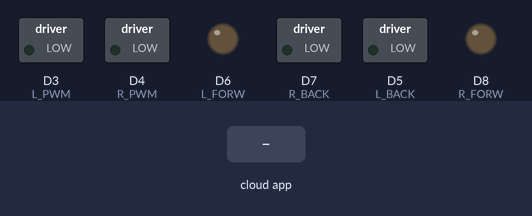
A sketch run on a simulated ESP8266 (NodeMCU). On the bench: switched loads named in the sketch (green lamp = pin HIGH), output pins drawn as LEDs (lit = HIGH). The inputs (shaded band) are chosen by the test bench. WiFi joins after 1.5 s; servers stay silent unless stated; the ROS host is connected and sends only what is stated; what the sketch prints to the serial monitor is not drawn.

Above: at 1.2 s.
1.3 s: the phone or cloud app sets linear.x to -100
At 1.8 s:
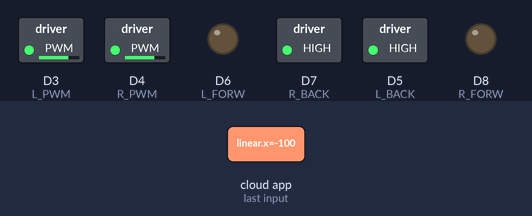
2.8 s: the phone or cloud app sets angular.z to -100
At 4.0 s:
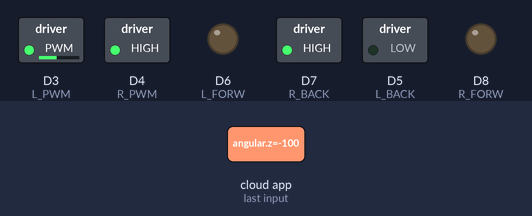
4.3 s: the phone or cloud app sets linear.x to 0
At 5.3 s:
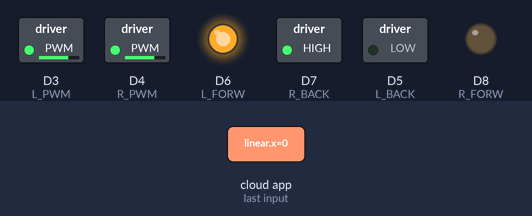
5.8 s: the phone or cloud app sets angular.z to 0
At 6.4 s:
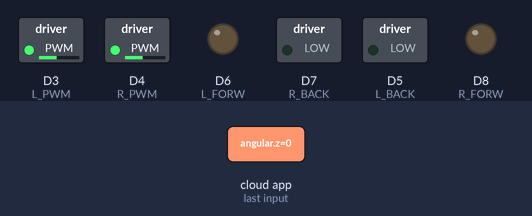
7.3 s: the phone or cloud app sets linear.x to 100
At 7.6 s:
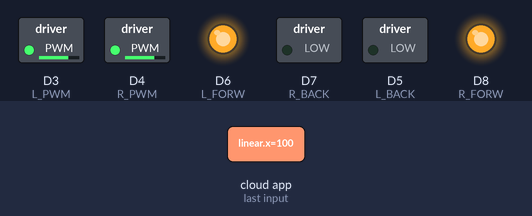
8.8 s: the phone or cloud app sets angular.z to 100
At 10.0 s:
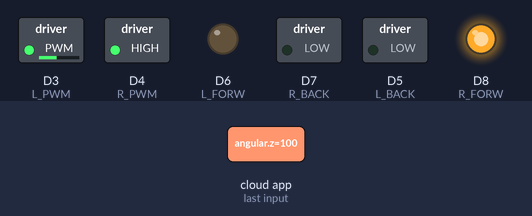
Timing chart, 0 to 11.3 s (numbered marks = the images above; inputs shaded):
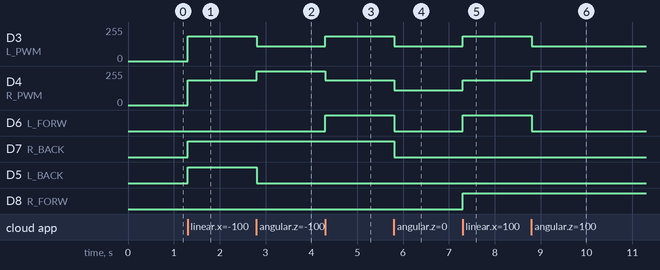

Measured:
- after the input at 1.3 s, D3 (L_PWM), D4 (R_PWM): 0/255 → 186/255 at once; D7 (R_BACK), D5 (L_BACK): LOW → HIGH at once
- after the input at 2.8 s, D3 (L_PWM): 186/255 → 112/255 at once; D4 (R_PWM): 186/255 → 255/255 at once; D5 (L_BACK): HIGH → LOW at once
- after the input at 4.3 s, D3 (L_PWM): 112/255 → 186/255 at once; D4 (R_PWM): 255/255 → 186/255 at once; D6 (L_FORW): LOW → HIGH at once
- after the input at 5.8 s, D3 (L_PWM), D4 (R_PWM): 186/255 → 112/255 at once; D6 (L_FORW), D7 (R_BACK): HIGH → LOW at once
- after the input at 7.3 s, D3 (L_PWM), D4 (R_PWM): 112/255 → 186/255 at once; D6 (L_FORW), D8 (R_FORW): LOW → HIGH at once
- after the input at 8.8 s, D3 (L_PWM): 186/255 → 112/255 at once; D4 (R_PWM): 186/255 → 255/255 at once; D6 (L_FORW): HIGH → LOW at once

The sketch:

cmd_vel_to_pwm.ino
```cpp
                                          ///// Setting up all the libraries

#include <math.h>
#include <ESP8266WiFi.h>
#include <ros.h>
#include <geometry_msgs/Twist.h>

                                          ///// Defining the PWM maximum and minimum range
#define PWMRANGEs 1020 // if you type not "s" it will pick basic pwm range for me it took 255 for the arduino causing problems
#define PWM_MIN 300

                                          ///// Initializing the functions that we will be using through the code
void setupPins();
void setupSerial();
void setupWiFi();
bool rosConnected();
void onTwist(const geometry_msgs::Twist &msg);
float mapPwm(float x, float out_min, float out_max);

                                          ///// All pins defining
const uint8_t R_PWM =  D4;
const uint8_t R_BACK = D7;
const uint8_t R_FORW = D8;

const uint8_t L_PWM =  D3;
const uint8_t L_BACK = D5;
const uint8_t L_FORW = D6;

                                           ///// WIFI setup
const char* ssid     = "LuqmanA_D";
const char* password = "qwertyuiop";
bool _connected = false;


IPAddress server(192,168,43,225); // this is the ip of computer on which ROSCORE is running
const uint16_t serverPort = 11411; // ip supplied with port for communication

                                           //// Setting up arduino ROS communication handle
ros::NodeHandle node;
ros::Subscriber<geometry_msgs::Twist> sub("/cmd_vel", &onTwist); // keyboard input subscriber


                                           //// Generic structure of arduino IDE programming

void setup()
{ Serial.begin(115200);
  setupPins();
  setupWiFi();
  node.getHardware()->setConnection(server); // connecting esp8266 module to ROSCORE
  node.initNode();
  node.subscribe(sub);// starting to subscribe the desired topic
}

                                           //// Difining Functionality of all pins

void setupPins()
{ /// calling this function from setup();
  pinMode(L_PWM,  OUTPUT);
  pinMode(L_FORW, OUTPUT);
  pinMode(L_BACK, OUTPUT);
  pinMode(R_PWM,  OUTPUT);
  pinMode(R_FORW, OUTPUT);
  pinMode(R_BACK, OUTPUT);
  stop(); // making robot to not move
}

                                            //// Connecting esp to common ROSCORE wifi
void setupWiFi()
{  /// calling this function from setup();
   WiFi.begin(ssid, password);
   Serial.print("SSID: ");
   Serial.println(WiFi.SSID());
   Serial.print("IP:   ");
   Serial.println(WiFi.localIP());

}
                                           //// Stop function to stop the robot movement
void stop()
{
  digitalWrite(L_FORW, 0);
  digitalWrite(L_BACK, 0);
  digitalWrite(R_FORW, 0);
  digitalWrite(R_BACK, 0);
  analogWrite(L_PWM,   0);
  analogWrite(R_PWM,   0);
}

                                           //// Starting the commands dealing mathemetically

void onTwist(const geometry_msgs::Twist &msg)
{

  float x = max(min(msg.linear.x, 1.0f), -1.0f);// minimum value (-1) maximum value (1)
  float z = max(min(msg.angular.z, 1.0f), -1.0f);// minimum value (-1) maximum value (1)

                                          /// Transforming linear and angular velocities to speed for the LEFT RIGHT MOTORS
  float l = (msg.linear.x - msg.angular.z) / 2;
  float r = (msg.linear.x + msg.angular.z) / 2;
                                          ///According to the speed derived we get pwm for motors
  uint16_t lPwm = mapPwm(fabs(l), 450, 1050);
  uint16_t rPwm = mapPwm(fabs(r), 450, 1050);

  digitalWrite(L_FORW, l > 0);
  digitalWrite(R_FORW, r > 0);

  digitalWrite(L_BACK, l < 0);
  digitalWrite(R_BACK, r < 0);

  analogWrite(L_PWM, lPwm);
  analogWrite(R_PWM, rPwm);
}


                                           //// Main loop just spins on the back subscribing node gets the work done
void loop()
{
  node.spinOnce();
  delay(10);
}


float mapPwm(float x, float out_min, float out_max)
{
  return x * (out_max - out_min) + out_min;
}
```
